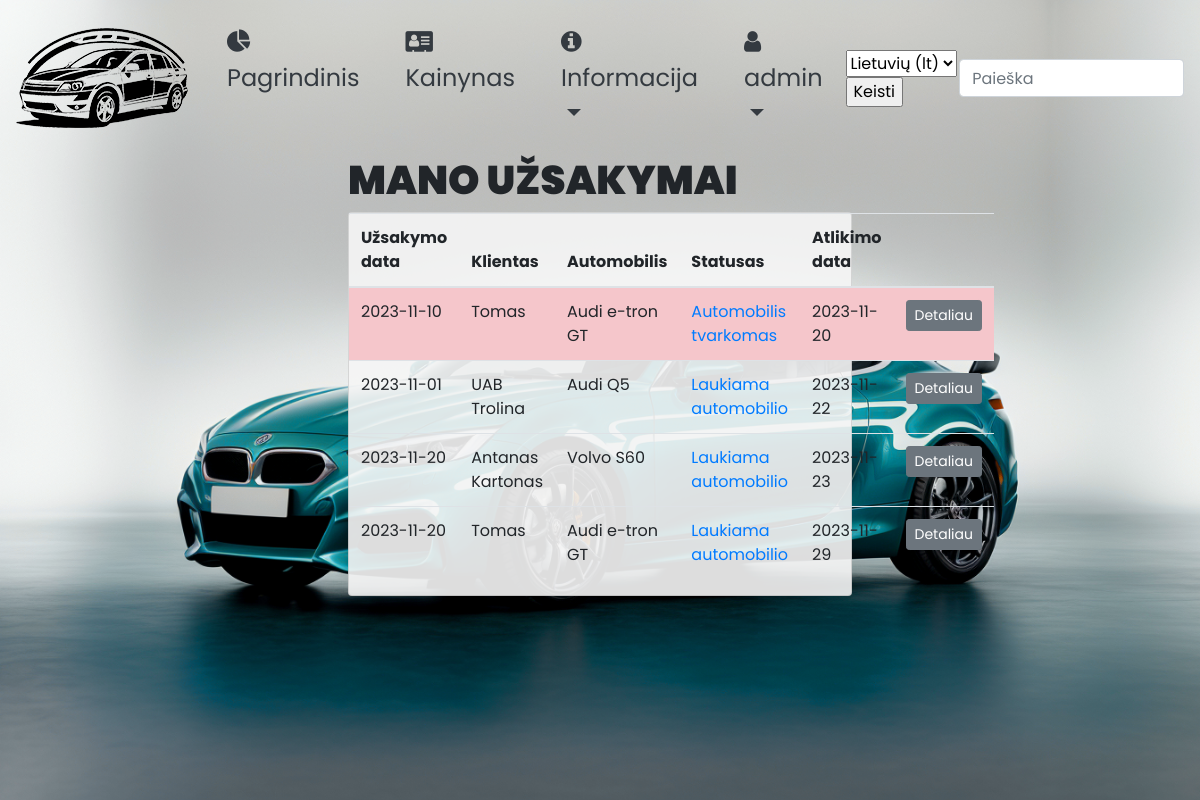
/autoservisas/manouzsakymai/ (signed in), run on the app's committed database.
### autoservisas/models.py (models this page shows, shortened)
class Uzsakymas(models.Model):
    data = models.DateField(_('Order date'), default=date.today, null=False)
    automobilis_id = models.ForeignKey('Automobilis', verbose_name=_('Information'),
                                       on_delete=models.CASCADE, null=False, related_name='auto_statusas')
    UZSAKYMO_STATUSAS = (
        ('l', _('Waiting for car')),
        ('a', _('Car under maintenance')),
        ('u', _('Order completed')),
        ('x', _('Order cancelled')),
    )
    statusas = models.CharField(max_length=1, choices=UZSAKYMO_STATUSAS, default='l', null=False, help_text=_('Status'))
    vartotojas = models.ForeignKey(User, on_delete=models.SET_NULL, null=True, blank=True)
    grazinimo_terminas = models.DateField(_('Order completion date'), null=True, blank=True)
    class Meta:
        verbose_name = _('Order')
        verbose_name_plural = _('Orders')
    @property
    def is_overdue(self):
        if self.grazinimo_terminas and date.today() > self.grazinimo_terminas:
            return True
        return False

class Automobilis(models.Model):
    valstybinis_nr = models.CharField(_('License plate number'),
                                      max_length=7, null=False, unique=True, help_text=_('Enter licence plate number'))
    automobilio_modelis_id = models.ForeignKey('AutomobilioModelis', verbose_name=_('Car model'),
                                               on_delete=models.CASCADE, null=False)
    vin_kodas = models.CharField(max_length=17, null=False, unique=True, help_text=_('enter VIN code'))
    klientas = models.CharField(max_length=100, null=False,
                                help_text=_('Enter client (organisation name or name/surname'))
    nuotrauka = models.ImageField(_('Photo'), upload_to='nuotraukos', null=True)
    aprasymas = HTMLField()
    class Meta:
        verbose_name = _('Car')
        verbose_name_plural = _('Cars')

class AutomobilioModelis(models.Model):
    marke = models.CharField(_('Car make'), max_length=40, null=False, help_text=_('Enter car maker'))
    modelis = models.CharField(_('Car model'), max_length=40, null=False,
                               help_text=_('Enter car model'))
    class Meta:
        verbose_name = _('Car model')
        verbose_name_plural = _('Car models')
    def __str__(self):
        return f'{self.marke} {self.modelis}'

### autoservisas/views.py (the view)
# urls.py: path('manouzsakymai/', views.KlientoUzsakymaiListView.as_view(), name='mano_uzsakymai'),
class KlientoUzsakymaiListView(LoginRequiredMixin, generic.ListView):
    model = Uzsakymas
    context_object_name = 'klientouzsakymai_list'
    template_name = 'mano_uzsakymai.html'
    paginate_by = 10
    def get_queryset(self):
        return Uzsakymas.objects.filter(vartotojas=self.request.user).order_by('grazinimo_terminas')

### autoservisas/templates/mano_uzsakymai.html (shortened to what this page needs)
{% extends "base.html" %}
{% load i18n %}
{% block content %}
<h1 class="text-uppercase h1p">{% trans 'My orders' %}</h1>
{% if klientouzsakymai_list %}
<div class="card" style="background-color: rgba(245, 245, 245, 0.9);">
  <table class="table table-hover">
    <thead>
      <tr>
        <th scope="col">{% trans 'Order date' %}</th>
        <th scope="col">{% trans 'Client' %}</th>
        <th scope="col">{% trans 'Car' %}</th>
        <th scope="col">{% trans 'Status' %}</th>
        <th scope="col">{% trans 'Completion date' %}</th>
        <th scope="col"></th>
      </tr>
    </thead>
    <tbody>
    {% for a in klientouzsakymai_list %}
      <tr class="{% if a.statusas == 'a' and a.is_overdue %}table-danger{% endif %}">
        <td>{{a.data|date:"Y-m-d"}}</td>
        <td>{{a.automobilis_id.klientas}}</td>
        <td>{{a.automobilis_id.automobilio_modelis_id}}</td>
        <td class="{% if a.statusas == 'u' %}text-success{% elif a.statusas == 'x' %}text-danger{% else %}text-primary{% endif %}">{{a.get_statusas_display}}</td>
        <td>{{a.grazinimo_terminas|date:"Y-m-d"}}</td>
        <td><a href="{% url 'uzsakymas' a.id %}"><button type="button" class="btn btn-secondary btn-sm">{% trans 'Details' %}</button></a></td>
      </tr>
    {% endfor %}
    </tbody>
  </table>
</div>
{% else %}
      <p>{% trans 'You have no orders at this time.' %}</p>
{% endif %}
{% endblock %}

### autoservisas/templates/base.html (shortened to what this page needs)
<!DOCTYPE html>
<html lang="en">
<head>
    <link rel="stylesheet" href="https://stackpath.bootstrapcdn.com/bootstrap/4.1.3/css/bootstrap.min.css"
>
    <link rel="stylesheet" href="https://cdnjs.cloudflare.com/ajax/libs/font-awesome/4.7.0/css/font-awesome.min.css">
    {% load static %}
    <link rel="stylesheet" href="{% static 'css/styles.css' %}">
    {% load i18n %}
</head>
<body>
<div style="background-image: url({% static 'img/index_bg.png' %})" class="container-fluid bg-cover p-0">
    <nav class="navbar navbar-dark navbar-expand-lg flex-md-nowrap p-3 justify-content-center">
        {% block nav %}
        <a class="navbar-brand" href="{% url 'index' %}"><img src="{% static 'img/logo1.png' %}" alt=""></a>
            <ul class="navbar-nav">
                <li class="nav-item">
                    <a class="nav-link text-dark" href="{% url 'index' %}">
                        <i class="fa fa-pie-chart"></i>
                        {% trans 'Main' %}
                    </a>
                </li>
                <li class="nav-item">
                    <a class="nav-link text-dark" href="{% url 'kainynas' %}">
                        <i class="fa fa-address-card"></i>
                        {% trans 'Price-list' %}
                    </a>
                </li>
                <li class="nav-item dropdown">
                    <a class="nav-link dropdown-toggle text-dark" href="#" id="navbarDropdownMenuLink1" role="button" data-toggle="dropdown" aria-haspopup="true" aria-expanded="false">
                        <i class="fa fa-info-circle"></i>
                        {% trans 'Information' %}
                    </a>
                </li>
                {% if user.is_authenticated %}
                <li class="nav-item dropdown">
                    <a class="nav-link dropdown-toggle text-dark" href="#" id="navbarDropdownMenuLink2" role="button" data-toggle="dropdown" aria-haspopup="true" aria-expanded="false">
                        <i class="fa fa-user"></i>
                        {{ user.get_username }}
                    </a>
                </li>
                {% endif %}
            </ul>
            <form action="{% url 'set_language' %}" method="post">
                <select name="language">
                {% get_current_language as LANGUAGE_CODE %}
                {% get_available_languages as LANGUAGES %}
                {% for lang in LANGUAGES %}
                <option value="{{ lang.0 }}" {% if lang.0 == LANGUAGE_CODE %} selected="selected" {% endif %}>
                {{ lang.1 }} ({{ lang.0 }})
                </option>
                {% endfor %}
                </select>
                <input type="submit" value="{% trans 'Change' %}"/>
            </form>
            <form action="{% url 'search' %}" method="get">
            <input name="query" class="form-control form-control-dark w-100" type="text" placeholder="{% trans 'Search' %}" aria-label="Search">
            </form>
        {% endblock %}
    </nav>
    <div class="container-fluid">
        <div class="row">
            <div class="col-md-3"></div>
            <div class="col-md-6 px-5">
                {% block content %}{% endblock %}</div>
            <div class="col-md-3"></div>
        </div>
    </div>
</div>
</body>
</html>

### autoservisas/static/css/styles.css (style rules this page uses)
body { font-family: 'Poppins', sans-serif; font-size: 1rem; }
.h1p { font-weight: 900; }
.nav-item { font-size: 1.5rem; margin-left: 15px; margin-right: 15px; }
.bg-cover { min-height: 100vh !important; background-repeat: no-repeat; background-size: cover; background-position: center; }

### data on the page
Uzsakymas: data "2023-11-10", automobilis_id.klientas "Tomas", automobilis_id.automobilio_modelis_id "Audi e-tron GT", statusas "Automobilis tvarkomas", grazinimo_terminas "2023-11-20"
Uzsakymas: data "2023-11-01", automobilis_id.klientas "UAB Trolina", automobilis_id.automobilio_modelis_id "Audi Q5", statusas "Laukiama automobilio", grazinimo_terminas "2023-11-22"
Uzsakymas: data "2023-11-20", automobilis_id.klientas "Antanas Kartonas", automobilis_id.automobilio_modelis_id "Volvo S60", statusas "Laukiama automobilio", grazinimo_terminas "2023-11-23"
Uzsakymas: data "2023-11-20", automobilis_id.klientas "Tomas", automobilis_id.automobilio_modelis_id "Audi e-tron GT", statusas "Laukiama automobilio", grazinimo_terminas "2023-11-29"

### other printed values
{{ user.get_username }} "admin"
form field language "Lietuvių (lt)"
